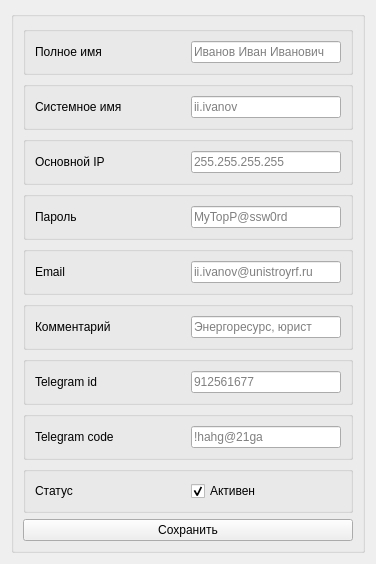
          <widget class="QWidget" name="users_tab_info">
           <attribute name="title">
            <string>Параметры</string>
           </attribute>
           <layout class="QGridLayout" name="gridLayout_4">
            <item row="0" column="0">
             <layout class="QGridLayout" name="gridLayout_2">
              <property name="bottomMargin">
               <number>0</number>
              </property>
              <item row="0" column="0">
               <widget class="QGroupBox" name="groupBox_7">
                <layout class="QGridLayout" name="gridLayout_10">
                 <item row="0" column="0">
                  <layout class="QVBoxLayout" name="verticalLayout" stretch="0,0,0,0,0,0,0,0,0">
                   <item>
                    <widget class="QGroupBox" name="groupBox">
                     <layout class="QHBoxLayout" name="horizontalLayout">
                      <item>
                       <widget class="QLabel" name="users_fullname_label">
                        <property name="sizePolicy">
                         <sizepolicy hsizetype="Preferred" vsizetype="Preferred">
                          <horstretch>0</horstretch>
                          <verstretch>0</verstretch>
                         </sizepolicy>
                        </property>
                        <property name="minimumSize">
                         <size>
                          <width>150</width>
                          <height>0</height>
                         </size>
                        </property>
                        <property name="text">
                         <string>Полное имя</string>
                        </property>
                       </widget>
                      </item>
                      <item>
                       <widget class="QLineEdit" name="le_user_cn">
                        <property name="text">
                         <string/>
                        </property>
                        <property name="placeholderText">
                         <string>Иванов Иван Иванович</string>
                        </property>
                       </widget>
                      </item>
                     </layout>
                    </widget>
                   </item>
                   <item>
                    <widget class="QGroupBox" name="groupBox">
                     <property name="flat">
                      <bool>false</bool>
                     </property>
                     <layout class="QHBoxLayout" name="horizontalLayout_2">
                      <item>
                       <widget class="QLabel" name="label_2">
                        <property name="sizePolicy">
                         <sizepolicy hsizetype="Preferred" vsizetype="Preferred">
                          <horstretch>0</horstretch>
                          <verstretch>0</verstretch>
                         </sizepolicy>
                        </property>
                        <property name="minimumSize">
                         <size>
                          <width>150</width>
                          <height>0</height>
                         </size>
                        </property>
                        <property name="text">
                         <string>Системное имя</string>
                        </property>
                       </widget>
                      </item>
                      <item>
                       <widget class="QLineEdit" name="le_user_name">
                        <property name="text">
                         <string/>
                        </property>
                        <property name="dragEnabled">
                         <bool>false</bool>
                        </property>
                        <property name="readOnly">
                         <bool>true</bool>
                        </property>
                        <property name="placeholderText">
                         <string>ii.ivanov</string>
                        </property>
                       </widget>
                      </item>
                     </layout>
                    </widget>
                   </item>
                   <item>
                    <widget class="QGroupBox" name="groupBox">
                     <layout class="QHBoxLayout" name="horizontalLayout_4">
                      <item>
                       <widget class="QLabel" name="label_11">
                        <property name="sizePolicy">
                         <sizepolicy hsizetype="Preferred" vsizetype="Preferred">
                          <horstretch>0</horstretch>
                          <verstretch>0</verstretch>
                         </sizepolicy>
                        </property>
                        <property name="minimumSize">
                         <size>
                          <width>150</width>
                          <height>0</height>
                         </size>
                        </property>
                        <property name="text">
                         <string>Основной IP</string>
                        </property>
                       </widget>
                      </item>
                      <item>
                       <widget class="QLineEdit" name="le_user_default_ip">
                        <property name="inputMask">
                         <string/>
                        </property>
                        <property name="text">
                         <string/>
                        </property>
                        <property name="dragEnabled">
                         <bool>false</bool>
                        </property>
                        <property name="placeholderText">
                         <string>255.255.255.255</string>
                        </property>
                       </widget>
                      </item>
                     </layout>
                    </widget>
                   </item>
                   <item>
                    <widget class="QGroupBox" name="groupBox_43">
                     <layout class="QHBoxLayout" name="horizontalLayout_56">
                      <item>
                       <widget class="QLabel" name="label_56">
                        <property name="sizePolicy">
                         <sizepolicy hsizetype="Preferred" vsizetype="Preferred">
                          <horstretch>0</horstretch>
                          <verstretch>0</verstretch>
                         </sizepolicy>
                        </property>
                        <property name="minimumSize">
                         <size>
                          <width>150</width>
                          <height>0</height>
                         </size>
                        </property>
                        <property name="text">
                         <string>Пароль</string>
                        </property>
                       </widget>
                      </item>
                      <item>
                       <widget class="QLineEdit" name="le_user_pass">
                        <property name="inputMask">
                         <string/>
                        </property>
                        <property name="text">
                         <string/>
                        </property>
                        <property name="echoMode">
                         <enum>QLineEdit::EchoMode::PasswordEchoOnEdit</enum>
                        </property>
                        <property name="placeholderText">
                         <string>MyTopP@ssw0rd</string>
                        </property>
                       </widget>
                      </item>
                     </layout>
                    </widget>
                   </item>
                   <item>
                    <widget class="QGroupBox" name="groupBox">
                     <layout class="QHBoxLayout" name="horizontalLayout_5">
                      <item>
                       <widget class="QLabel" name="label_12">
                        <property name="minimumSize">
                         <size>
                          <width>150</width>
                          <height>0</height>
                         </size>
                        </property>
                        <property name="text">
                         <string>Email</string>
                        </property>
                       </widget>
                      </item>
                      <item>
                       <widget class="QLineEdit" name="le_user_email">
                        <property name="text">
                         <string/>
                        </property>
                        <property name="placeholderText">
                         <string>ii.ivanov@unistroyrf.ru</string>
                        </property>
                       </widget>
                      </item>
                     </layout>
                    </widget>
                   </item>
                   <item>
                    <widget class="QGroupBox" name="groupBox">
                     <layout class="QHBoxLayout" name="horizontalLayout_6">
                      <item>
                       <widget class="QLabel" name="label_10">
                        <property name="minimumSize">
                         <size>
                          <width>150</width>
                          <height>0</height>
                         </size>
                        </property>
                        <property name="text">
                         <string>Комментарий</string>
                        </property>
                       </widget>
                      </item>
                      <item>
                       <widget class="QLineEdit" name="le_user_comment">
                        <property name="text">
                         <string/>
                        </property>
                        <property name="placeholderText">
                         <string>Энергоресурс, юрист</string>
                        </property>
                       </widget>
                      </item>
                     </layout>
                    </widget>
                   </item>
                   <item>
                    <widget class="QGroupBox" name="groupBox_34">
                     <layout class="QHBoxLayout" name="horizontalLayout_43">
                      <item>
                       <widget class="QLabel" name="label_44">
                        <property name="minimumSize">
                         <size>
                          <width>150</width>
                          <height>0</height>
                         </size>
                        </property>
                        <property name="text">
                         <string>Telegram id</string>
                        </property>
                       </widget>
                      </item>
                      <item>
                       <widget class="QLineEdit" name="le_user_tg_id">
                        <property name="text">
                         <string/>
                        </property>
                        <property name="placeholderText">
                         <string>912561677</string>
                        </property>
                       </widget>
                      </item>
                     </layout>
                    </widget>
                   </item>
                   <item>
                    <widget class="QGroupBox" name="groupBox_42">
                     <layout class="QHBoxLayout" name="horizontalLayout_55">
                      <item>
                       <widget class="QLabel" name="label_55">
                        <property name="minimumSize">
                         <size>
                          <width>150</width>
                          <height>0</height>
                         </size>
                        </property>
                        <property name="text">
                         <string>Telegram code</string>
                        </property>
                       </widget>
                      </item>
                      <item>
                       <widget class="QLineEdit" name="le_user_tg_code">
                        <property name="text">
                         <string/>
                        </property>
                        <property name="placeholderText">
                         <string>!hahg@21ga</string>
                        </property>
                       </widget>
                      </item>
                     </layout>
                    </widget>
                   </item>
                   <item>
                    <widget class="QGroupBox" name="groupBox">
                     <layout class="QHBoxLayout" name="horizontalLayout_3">
                      <item>
                       <widget class="QLabel" name="label_3">
                        <property name="sizePolicy">
                         <sizepolicy hsizetype="Minimum" vsizetype="Preferred">
                          <horstretch>0</horstretch>
                          <verstretch>0</verstretch>
                         </sizepolicy>
                        </property>
                        <property name="minimumSize">
                         <size>
                          <width>150</width>
                          <height>0</height>
                         </size>
                        </property>
                        <property name="maximumSize">
                         <size>
                          <width>150</width>
                          <height>16777215</height>
                         </size>
                        </property>
                        <property name="baseSize">
                         <size>
                          <width>0</width>
                          <height>0</height>
                         </size>
                        </property>
                        <property name="layoutDirection">
                         <enum>Qt::LayoutDirection::LeftToRight</enum>
                        </property>
                        <property name="text">
                         <string>Статус</string>
                        </property>
                        <property name="textFormat">
                         <enum>Qt::TextFormat::AutoText</enum>
                        </property>
                        <property name="scaledContents">
                         <bool>true</bool>
                        </property>
                        <property name="alignment">
                         <set>Qt::AlignmentFlag::AlignLeading|Qt::AlignmentFlag::AlignLeft|Qt::AlignmentFlag::AlignVCenter</set>
                        </property>
                       </widget>
                      </item>
                      <item>
                       <widget class="QCheckBox" name="cb_user_active">
                        <property name="sizePolicy">
                         <sizepolicy hsizetype="Preferred" vsizetype="Preferred">
                          <horstretch>0</horstretch>
                          <verstretch>0</verstretch>
                         </sizepolicy>
                        </property>
                        <property name="minimumSize">
                         <size>
                          <width>150</width>
                          <height>20</height>
                         </size>
                        </property>
                        <property name="maximumSize">
                         <size>
                          <width>16777215</width>
                          <height>20</height>
                         </size>
                        </property>
                        <property name="font">
                         <font>
                          <pointsize>9</pointsize>
                          <italic>false</italic>
                         </font>
                        </property>
                        <property name="text">
                         <string>Активен</string>
                        </property>
                        <property name="checked">
                         <bool>true</bool>
                        </property>
                        <property name="tristate">
                         <bool>false</bool>
                        </property>
                       </widget>
                      </item>
                     </layout>
                    </widget>
                   </item>
                  </layout>
                 </item>
                 <item row="1" column="0">
                  <widget class="QPushButton" name="btn_user_save_params">
                   <property name="text">
                    <string>Сохранить</string>
                   </property>
                   <property name="default">
                    <bool>false</bool>
                   </property>
                   <property name="flat">
                    <bool>false</bool>
                   </property>
                  </widget>
                 </item>
                </layout>
               </widget>
              </item>
             </layout>
            </item>
           </layout>
          </widget>
